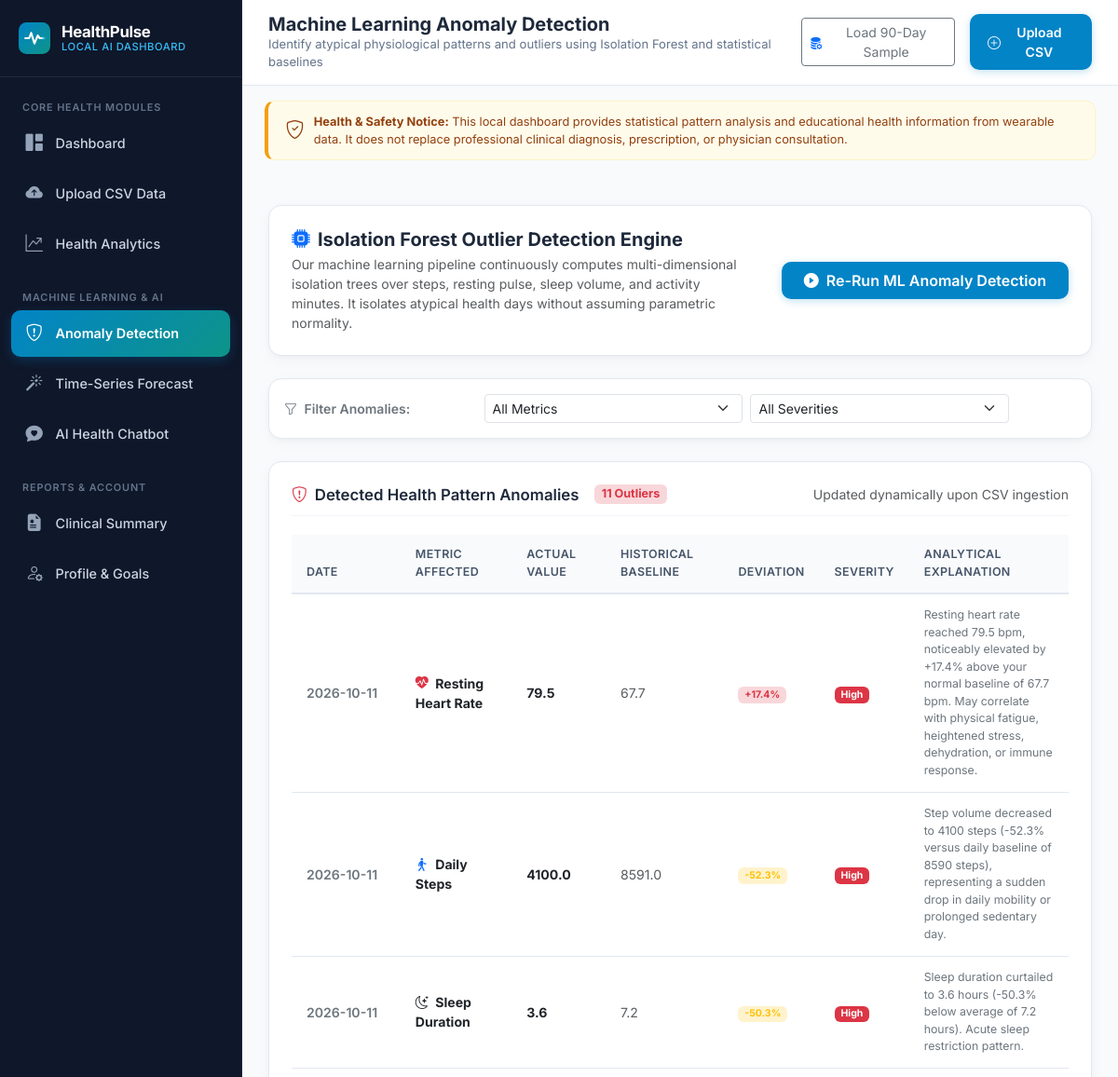
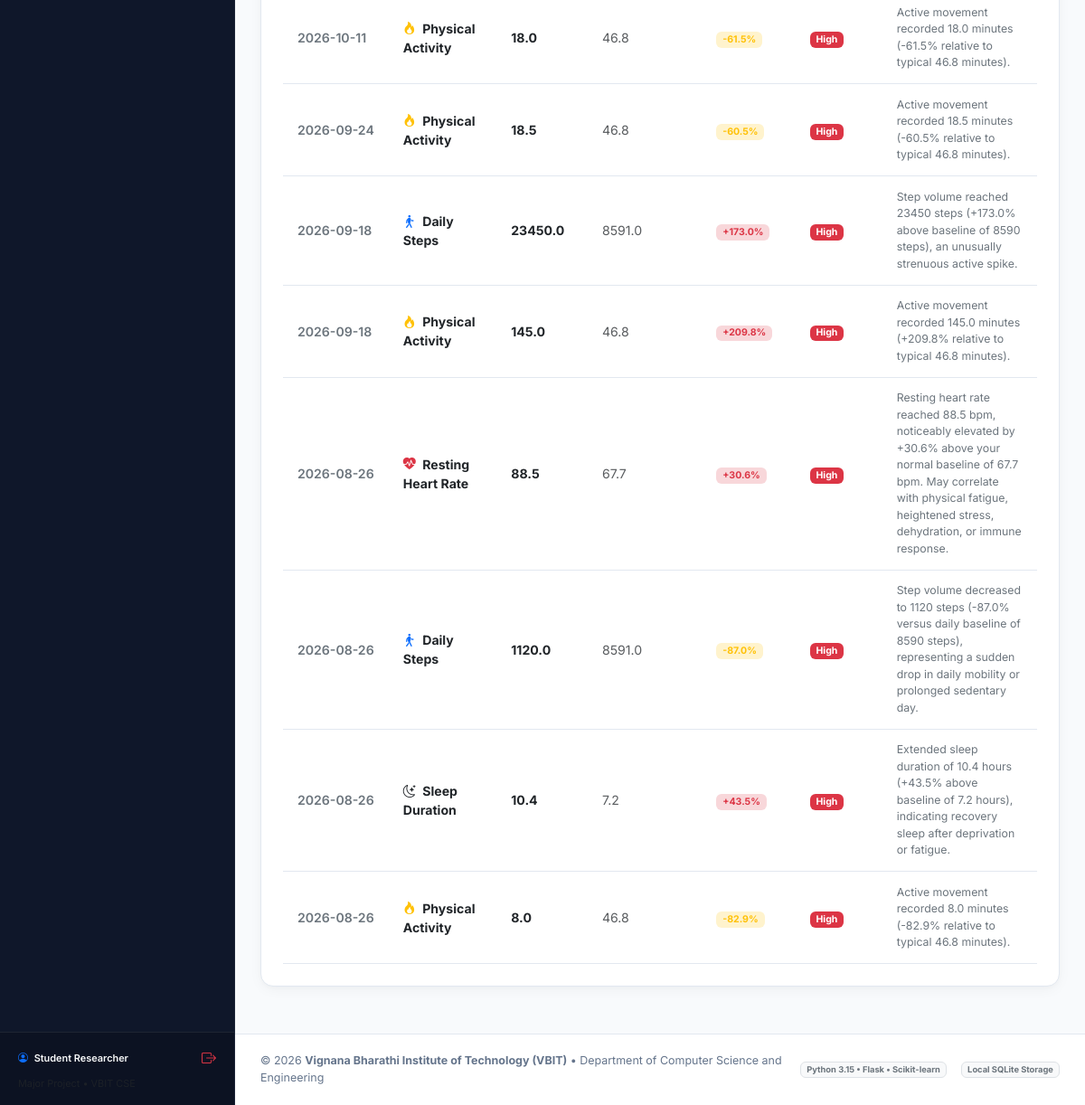
Page /anomalies (signed in) on the committed database (2 pictures, top to bottom).
### tables this page shows
CREATE TABLE users (
        id INTEGER PRIMARY KEY AUTOINCREMENT,
        username TEXT UNIQUE NOT NULL,
        email TEXT UNIQUE NOT NULL,
        password_hash TEXT NOT NULL,
        full_name TEXT NOT NULL,
        age INTEGER DEFAULT 24,
        gender TEXT DEFAULT 'Other',
        weight_kg REAL DEFAULT 70.0,
        height_cm REAL DEFAULT 172.0,
        daily_step_goal INTEGER DEFAULT 10000,
        sleep_goal_hours REAL DEFAULT 8.0,
        active_min_goal INTEGER DEFAULT 45,
        created_at TIMESTAMP DEFAULT CURRENT_TIMESTAMP
    );

CREATE TABLE anomalies (
        id INTEGER PRIMARY KEY AUTOINCREMENT,
        user_id INTEGER NOT NULL,
        record_date TEXT NOT NULL,
        metric_name TEXT NOT NULL,
        actual_value REAL NOT NULL,
        baseline_value REAL NOT NULL,
        deviation_pct REAL NOT NULL,
        severity TEXT DEFAULT 'Moderate',
        explanation TEXT NOT NULL,
        detected_at TIMESTAMP DEFAULT CURRENT_TIMESTAMP,
        FOREIGN KEY (user_id) REFERENCES users (id) ON DELETE CASCADE
    );

### app.py (the view)
@app.route('/anomalies')
@login_required
def anomalies_view():
    user_id = session['user_id']
    anomalies = get_stored_anomalies(user_id)
    return render_template('anomalies.html', active_page='anomalies', anomalies=anomalies)

### app.py (called while the page is built)
@app.context_processor
def inject_global_vars():
    user = None
    if 'user_id' in session:
        user = get_user_by_id(session['user_id'])
    return {
        'app_name': Config.APP_NAME,
        'app_version': Config.APP_VERSION,
        'institute_name': Config.INSTITUTE_NAME,
        'current_user': user
    }

### database.py (called while the page is built)
def get_db_connection():
    conn = sqlite3.connect(str(Config.DATABASE_PATH), timeout=30.0)
    conn.row_factory = sqlite3.Row
    conn.execute("PRAGMA foreign_keys = ON")
    conn.execute("PRAGMA journal_mode = WAL")
    return conn

def get_user_by_id(user_id):
    conn = get_db_connection()
    user = conn.execute("SELECT * FROM users WHERE id = ?", (user_id,)).fetchone()
    conn.close()
    return user

### modules/anomaly_detector.py (called while the page is built)
def get_stored_anomalies(user_id: int) -> list:
    conn = get_db_connection()
    rows = conn.execute(
        "SELECT * FROM anomalies WHERE user_id = ? ORDER BY record_date DESC",
        (user_id,)
    ).fetchall()
    conn.close()
    return [dict(r) for r in rows]

### modules/auth.py (called while the page is built)
def login_required(f):
    @wraps(f)
    def decorated_function(*args, **kwargs):
        if 'user_id' not in session:
            flash("Please sign in to access your health dashboard.", "warning")
            return redirect(url_for('auth.login', next=request.url))
        return f(*args, **kwargs)
    return decorated_function

### templates/anomalies.html (shortened to what this page needs)
{% extends "base.html" %}
{% block page_title %}Machine Learning Anomaly Detection{% endblock %}
{% block page_subtitle %}Identify atypical physiological patterns and outliers using Isolation Forest and statistical baselines{% endblock %}
{% block content %}
<div class="health-card mb-4">
    <div class="row align-items-center g-3">
        <div class="col-lg-7">
            <h5 class="fw-bold mb-1"><i class="bi bi-cpu-fill text-primary me-2"></i>Isolation Forest Outlier Detection Engine</h5>
            <p class="text-muted small mb-0">
                Our machine learning pipeline continuously computes multi-dimensional isolation trees over steps, resting pulse, sleep volume, and activity minutes. It isolates atypical health days without assuming parametric normality.
            </p>
        </div>
        <div class="col-lg-5 text-lg-end">
            <button id="btnRunAnomalyML" class="btn btn-primary-custom px-4 py-2">
                <i class="bi bi-play-circle-fill me-1"></i> Re-Run ML Anomaly Detection
            </button>
        </div>
    </div>
</div>
<div class="health-card p-3 mb-4">
    <div class="row g-2 align-items-center">
        <div class="col-md-3">
            <span class="fw-semibold text-secondary small"><i class="bi bi-funnel me-1"></i> Filter Anomalies:</span>
        </div>
        <div class="col-md-4">
            <select id="anomalyMetricFilter" class="form-select form-select-sm">
                <option value="all">All Metrics</option>
            </select>
        </div>
        <div class="col-md-4">
            <select id="anomalySeverityFilter" class="form-select form-select-sm">
                <option value="all">All Severities</option>
            </select>
        </div>
    </div>
</div>
<div class="health-card">
    <div class="card-header-flex">
        <h5 class="card-title">
            <i class="bi bi-shield-exclamation text-danger"></i> Detected Health Pattern Anomalies
            <span class="badge bg-danger-subtle text-danger ms-2">{{ anomalies|length }} Outliers</span>
        </h5>
        <span class="text-muted small">Updated dynamically upon CSV ingestion</span>
    </div>
    {% if anomalies %}
    <div class="table-responsive">
        <table class="table health-table align-middle mb-0" id="anomalyMainTable">
            <thead>
                <tr>
                    <th>Date</th>
                    <th>Metric Affected</th>
                    <th>Actual Value</th>
                    <th>Historical Baseline</th>
                    <th>Deviation</th>
                    <th>Severity</th>
                    <th>Analytical Explanation</th>
                </tr>
            </thead>
            <tbody id="anomalyTableBody">
                {% for a in anomalies %}
                <tr data-metric="{{ a.metric_name }}" data-severity="{{ a.severity }}">
                    <td class="fw-semibold text-secondary text-nowrap">{{ a.record_date }}</td>
                    <td>
                        <strong class="text-dark">
                            {% if 'Heart' in a.metric_name %}<i class="bi bi-heart-pulse-fill text-danger me-1"></i>
                            {% elif 'Steps' in a.metric_name %}<i class="bi bi-person-walking text-primary me-1"></i>
                            {% elif 'Sleep' in a.metric_name %}<i class="bi bi-moon-stars text-indigo me-1"></i>
                            {% else %}<i class="bi bi-fire text-warning me-1"></i>{% endif %}
                            {{ a.metric_name }}
                        </strong>
                    </td>
                    <td><strong class="text-dark">{{ a.actual_value }}</strong></td>
                    <td class="text-muted">{{ a.baseline_value }}</td>
                    <td>
                        {% if a.deviation_pct > 0 %}
                            <span class="badge bg-danger-subtle text-danger">+{{ a.deviation_pct }}%</span>
                        {% else %}
                            <span class="badge bg-warning-subtle text-warning">{{ a.deviation_pct }}%</span>
                        {% endif %}
                    </td>
                    <td>
                        {% if a.severity == 'High' %}
                            <span class="badge bg-danger text-white">High</span>
                        {% elif a.severity == 'Moderate' %}
                            <span class="badge bg-warning text-dark">Moderate</span>
                        {% else %}
                            <span class="badge bg-info text-dark">Mild</span>
                        {% endif %}
                    </td>
                    <td class="small text-secondary" style="max-width: 320px;">
                        {{ a.explanation }}
                    </td>
                </tr>
                {% endfor %}
            </tbody>
        </table>
    </div>
    {% endif %}
</div>
{% endblock %}

### templates/base.html (shortened to what this page needs)
<!DOCTYPE html>
<html lang="en">
<head>
    <link href="https://cdn.jsdelivr.net/npm/bootstrap@5.3.3/dist/css/bootstrap.min.css" rel="stylesheet">
    <link rel="stylesheet" href="https://cdn.jsdelivr.net/npm/bootstrap-icons@1.11.3/font/bootstrap-icons.min.css">
    <link rel="stylesheet" href="{{ url_for('static', filename='css/style.css') }}">
    <link rel="stylesheet" href="{{ url_for('static', filename='css/chatbot.css') }}">
</head>
<body>
    <div class="app-container">
        <aside class="app-sidebar" id="appSidebar">
            <div class="sidebar-brand">
                <img src="{{ url_for('static', filename='img/logo.svg') }}" alt="Health Pulse Logo">
                <div class="sidebar-brand-text">
                    HealthPulse <small>Local AI Dashboard</small>
                </div>
            </div>
            <div class="sidebar-nav">
                <div class="nav-section-title">Core Health Modules</div>
                <a href="{{ url_for('dashboard_view') }}" class="nav-link {% if active_page == 'dashboard' %}active{% endif %}">
                    <i class="bi bi-grid-1x2-fill"></i>
                    <span>Dashboard</span>
                </a>
                <a href="{{ url_for('upload_view') }}" class="nav-link {% if active_page == 'upload' %}active{% endif %}">
                    <i class="bi bi-cloud-arrow-up-fill"></i>
                    <span>Upload CSV Data</span>
                </a>
                <a href="{{ url_for('analytics_view') }}" class="nav-link {% if active_page == 'analytics' %}active{% endif %}">
                    <i class="bi bi-graph-up-arrow"></i>
                    <span>Health Analytics</span>
                </a>
                <div class="nav-section-title mt-3">Machine Learning & AI</div>
                <a href="{{ url_for('anomalies_view') }}" class="nav-link {% if active_page == 'anomalies' %}active{% endif %}">
                    <i class="bi bi-shield-exclamation"></i>
                    <span>Anomaly Detection</span>
                </a>
                <a href="{{ url_for('forecasting_view') }}" class="nav-link {% if active_page == 'forecasting' %}active{% endif %}">
                    <i class="bi bi-magic"></i>
                    <span>Time-Series Forecast</span>
                </a>
                <a href="{{ url_for('chatbot_view') }}" class="nav-link {% if active_page == 'chatbot' %}active{% endif %}">
                    <i class="bi bi-chat-heart-fill"></i>
                    <span>AI Health Chatbot</span>
                </a>
                <div class="nav-section-title mt-3">Reports & Account</div>
                <a href="{{ url_for('report_view') }}" class="nav-link {% if active_page == 'report' %}active{% endif %}">
                    <i class="bi bi-file-earmark-medical-fill"></i>
                    <span>Clinical Summary</span>
                </a>
                <a href="{{ url_for('auth.profile') }}" class="nav-link {% if active_page == 'profile' %}active{% endif %}">
                    <i class="bi bi-person-gear"></i>
                    <span>Profile & Goals</span>
                </a>
            </div>
            <div class="sidebar-footer">
                <div class="d-flex align-items-center justify-content-between mb-2">
                    <span class="fw-semibold text-light small"><i class="bi bi-person-circle me-1 text-primary"></i> {{ current_user.full_name if current_user else 'User' }}</span>
                    <a href="{{ url_for('auth.logout') }}" class="text-danger small text-decoration-none" title="Sign Out">
                        <i class="bi bi-box-arrow-right fs-6"></i>
                    </a>
                </div>
                <div class="text-muted" style="font-size: 0.68rem;">
                </div>
            </div>
        </aside>
        <main class="app-main">
            <header class="app-header">
                <div class="d-flex align-items-center gap-3">
                    <div class="header-title-wrap">
                        <h1>{% block page_title %}Dashboard{% endblock %}</h1>
                        <p>{% block page_subtitle %}Personal Wearable Health Intelligence System{% endblock %}</p>
                    </div>
                </div>
                <div class="header-actions">
                    <button class="btn btn-outline-secondary btn-sm d-none d-md-inline-flex align-items-center gap-1 btn-load-sample-data" title="Load realistic 90-day wearable dataset">
                        <i class="bi bi-database-fill-gear text-primary"></i> Load 90-Day Sample
                    </button>
                    <a href="{{ url_for('upload_view') }}" class="btn btn-primary-custom btn-sm d-inline-flex align-items-center gap-1">
                        <i class="bi bi-plus-circle"></i> Upload CSV
                    </a>
                </div>
            </header>
            <div class="px-4 pt-3 pb-0">
                <div class="medical-disclaimer-bar">
                    <i class="bi bi-shield-check fs-5"></i>
                    <div>
                        <strong>Health & Safety Notice:</strong> This local dashboard provides statistical pattern analysis and educational health information from wearable data. It does not replace professional clinical diagnosis, prescription, or physician consultation.
                    </div>
                </div>
            </div>
            <div class="content-wrapper">
                {% block content %}{% endblock %}
            </div>
            <footer class="app-page-footer">
                <div>
                    &copy; 2026 <strong>{{ institute_name }}</strong> &bull; Department of Computer Science and Engineering
                </div>
                <div class="d-flex gap-3">
                    <span class="badge bg-light text-secondary border">Python 3.15 &bull; Flask &bull; Scikit-learn</span>
                    <span class="badge bg-light text-secondary border">Local SQLite Storage</span>
                </div>
            </footer>
        </main>
    </div>
</body>
</html>

### rows in the picture
users: full_name "Student Researcher"
anomalies: record_date "2026-10-11", metric_name "Resting Heart Rate", actual_value "79.5", baseline_value "67.7", deviation_pct "17.4", severity "High", explanation "Resting heart rate reached 79.5 bpm, noticeably elevated by +17.4% above your normal baseline of 67.7 bpm. May correlate with physical fatigue, heightened stress, dehydration, or immune response."
anomalies: record_date "2026-10-11", metric_name "Daily Steps", actual_value "4100.0", baseline_value "8591.0", deviation_pct "-52.3", severity "High", explanation "Step volume decreased to 4100 steps (-52.3% versus daily baseline of 8590 steps), representing a sudden drop in daily mobility or prolonged sedentary day."
anomalies: record_date "2026-10-11", metric_name "Sleep Duration", actual_value "3.6", baseline_value "7.2", deviation_pct "-50.3", severity "High", explanation "Sleep duration curtailed to 3.6 hours (-50.3% below average of 7.2 hours). Acute sleep restriction pattern."
anomalies: record_date "2026-10-11", metric_name "Physical Activity", actual_value "18.0", baseline_value "46.8", deviation_pct "-61.5", severity "High", explanation "Active movement recorded 18.0 minutes (-61.5% relative to typical 46.8 minutes)."
anomalies: record_date "2026-09-24", metric_name "Physical Activity", actual_value "18.5", baseline_value "46.8", deviation_pct "-60.5", severity "High", explanation "Active movement recorded 18.5 minutes (-60.5% relative to typical 46.8 minutes)."
anomalies: record_date "2026-09-18", metric_name "Daily Steps", actual_value "23450.0", baseline_value "8591.0", deviation_pct "173.0", severity "High", explanation "Step volume reached 23450 steps (+173.0% above baseline of 8590 steps), an unusually strenuous active spike."
anomalies: record_date "2026-09-18", metric_name "Physical Activity", actual_value "145.0", baseline_value "46.8", deviation_pct "209.8", severity "High", explanation "Active movement recorded 145.0 minutes (+209.8% relative to typical 46.8 minutes)."
anomalies: record_date "2026-08-26", metric_name "Resting Heart Rate", actual_value "88.5", baseline_value "67.7", deviation_pct "30.6", severity "High", explanation "Resting heart rate reached 88.5 bpm, noticeably elevated by +30.6% above your normal baseline of 67.7 bpm. May correlate with physical fatigue, heightened stress, dehydration, or immune response."
anomalies: record_date "2026-08-26", metric_name "Daily Steps", actual_value "1120.0", baseline_value "8591.0", deviation_pct "-87.0", severity "High", explanation "Step volume decreased to 1120 steps (-87.0% versus daily baseline of 8590 steps), representing a sudden drop in daily mobility or prolonged sedentary day."
anomalies: record_date "2026-08-26", metric_name "Sleep Duration", actual_value "10.4", baseline_value "7.2", deviation_pct "43.5", severity "High", explanation "Extended sleep duration of 10.4 hours (+43.5% above baseline of 7.2 hours), indicating recovery sleep after deprivation or fatigue."
anomalies: record_date "2026-08-26", metric_name "Physical Activity", actual_value "8.0", baseline_value "46.8", deviation_pct "-82.9", severity "High", explanation "Active movement recorded 8.0 minutes (-82.9% relative to typical 46.8 minutes)."

### other values in the picture
{{ anomalies|length }} "11"
{{ institute_name }} "Vignana Bharathi Institute of Technology (VBIT)"
